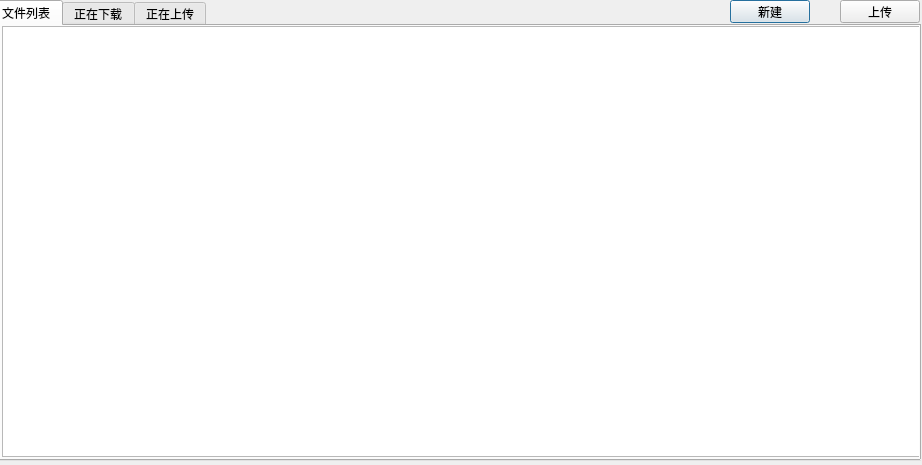
<?xml version="1.0" encoding="UTF-8"?>
<ui version="4.0">
 <class>cloud</class>
 <widget class="QDialog" name="cloud">
  <property name="geometry">
   <rect>
    <x>0</x>
    <y>0</y>
    <width>922</width>
    <height>465</height>
   </rect>
  </property>
  <property name="windowTitle">
   <string>离线空间</string>
  </property>
  <widget class="QTabWidget" name="tabWidget">
   <property name="geometry">
    <rect>
     <x>-10</x>
     <y>0</y>
     <width>931</width>
     <height>461</height>
    </rect>
   </property>
   <property name="currentIndex">
    <number>0</number>
   </property>
   <widget class="QWidget" name="widget">
    <property name="enabled">
     <bool>true</bool>
    </property>
    <attribute name="title">
     <string>文件列表</string>
    </attribute>
    <widget class="QTableWidget" name="tableWidget">
     <property name="geometry">
      <rect>
       <x>10</x>
       <y>0</y>
       <width>931</width>
       <height>431</height>
      </rect>
     </property>
    </widget>
   </widget>
   <widget class="QWidget" name="widget_2">
    <attribute name="title">
     <string>正在下载</string>
    </attribute>
    <widget class="QTableWidget" name="tableWidget_2">
     <property name="geometry">
      <rect>
       <x>10</x>
       <y>0</y>
       <width>921</width>
       <height>431</height>
      </rect>
     </property>
    </widget>
   </widget>
   <widget class="QWidget" name="tab">
    <attribute name="title">
     <string>正在上传</string>
    </attribute>
    <widget class="QTableWidget" name="tableWidget_3">
     <property name="geometry">
      <rect>
       <x>10</x>
       <y>0</y>
       <width>921</width>
       <height>431</height>
      </rect>
     </property>
    </widget>
   </widget>
  </widget>
  <widget class="QPushButton" name="pushButton">
   <property name="geometry">
    <rect>
     <x>730</x>
     <y>0</y>
     <width>80</width>
     <height>23</height>
    </rect>
   </property>
   <property name="text">
    <string>新建</string>
   </property>
  </widget>
  <widget class="QPushButton" name="pushButton_2">
   <property name="geometry">
    <rect>
     <x>840</x>
     <y>0</y>
     <width>80</width>
     <height>23</height>
    </rect>
   </property>
   <property name="text">
    <string>上传</string>
   </property>
  </widget>
 </widget>
 <resources/>
 <connections/>
</ui>
